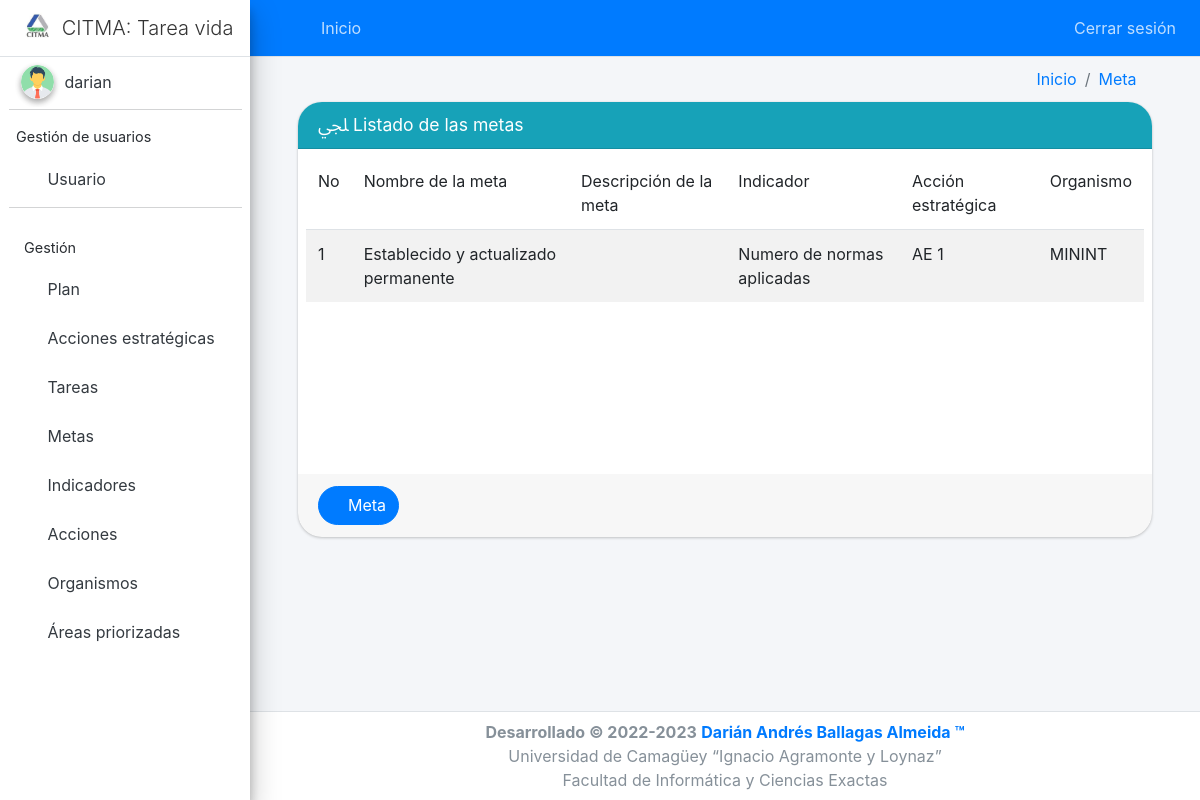
/meta/list/ (signed in), run on the app's committed database.
### apps/user/models.py (models this page shows, shortened)
class Usuario(AbstractUser):
    role = models.CharField(max_length=50, choices=(
        ('client', 'Cliente'),
        ('admin', 'Administrador'),
        ('jefe_proyecto', 'Jefe de Proyecto'),
    ), verbose_name='Rol', null=True, blank=True, default='client')
    REQUIRED_FIELDS = ['role']

### apps/sigma_metas/models.py (models this page shows, shortened)
class Meta(models.Model):
    nombre = models.CharField(max_length=200, verbose_name='Nombre de la Meta')
    descripcion = models.TextField(max_length=500, blank = True, verbose_name='Descripción de la meta')
    indicador_id = models.ForeignKey('Indicador', on_delete=models.CASCADE, null=True, blank=True,
                                     verbose_name='Indicadores')
    acciones_estrategica_id = models.ForeignKey('AccionEstrategica', on_delete=models.CASCADE, null=True, blank=True,
                                                verbose_name='Acciones')
    organismo_id = models.ForeignKey('Organismo', on_delete=models.CASCADE, null=True, blank=True, verbose_name='Organismo')
    class Meta:
        db_table = 'TB_Meta'
        default_permissions = []
        permissions = ()
        ordering = ['-id']

class Indicador(models.Model):
    nombre = models.CharField(max_length=200, verbose_name='Nombre del Indicador')
    descripcion = models.TextField(max_length=500, blank = True, verbose_name='Descripción del indicador')
    unidad_medida = models.CharField(max_length=200, verbose_name='U/M')
    class Meta:
        db_table = 'TB_Indicador'
        default_permissions = []
        permissions = ()
        ordering = ['-id']

class AccionEstrategica(models.Model):
    nombre = models.CharField(max_length=200, verbose_name='Nombre de la Acción Estratégica')
    descripcion = models.TextField(max_length=500, verbose_name='Descripción de la acción estratégica')
    class Meta:
        db_table = 'TB_AccionEstrategica'
        default_permissions = []
        permissions = ()
        ordering = ['-id']

class Organismo(models.Model):
    nombre = models.CharField(max_length=200, verbose_name='Nombre del Organismo')
    descripcion = models.TextField(max_length=500, blank = True, verbose_name='Descripción del organismo')
    class Meta:
        db_table = 'TB_Organismo'
        default_permissions = []
        permissions = ()
        ordering = ['-id']

### apps/sigma_metas/views/meta.py (the view)
# urls.py: path('meta/list/', MetaListView.as_view(), name='meta_list'),
class MetaListView(LoginRequiredMixin,ListView):
    model = Meta
    template_name = 'meta/meta_list.html'
    queryset = Meta.objects.all()
    success_url = reverse_lazy('sigma:meta_list')
    def get_context_data(self, **kwargs):
        context = super().get_context_data(**kwargs)
        context['create_url'] = reverse_lazy('sigma:meta_create')
        context['entity'] = 'Meta'
        context['title'] = 'Listado de las metas'
        return context

### apps/sigma_metas/templates/meta/meta_list.html (shortened to what this page needs)
{% extends 'base_list.html' %}
{% load static %}
{% block columns %}
    <td>No</td>
    <td>Nombre de la meta</td>
    <td>Descripción de la meta</td>
    <td>Indicador</td>
    <td>Acción estratégica</td>
    <td>Organismo</td>
{% endblock %}
{% block rows %}
    {% if object_list %}
        {% for obj in object_list %}
            <tr>
                <td>{{ obj.pk }}</td>
                <td>{{ obj.nombre }}</td>
                <td>{{ obj.descripcion }}</td>
                {% if obj.indicador_id is not None %}
                <td>{{ obj.indicador_id.nombre }}</td>
                {% else %}
                <td>No tiene indicador</td>
                {% endif %}
                {% if obj.acciones_estrategica_id is not None %}
                <td>{{ obj.acciones_estrategica_id.nombre }}</td>
                {% else %}
                <td>No tiene accion estrategica a la que responde</td>
                {% endif %}
                {% if obj.organismo_id is not None %}
                <td>{{ obj.organismo_id.nombre }}</td>
                {% else %}
                <td>No tiene organismo involucrado</td>
                {% endif %}
            </tr>
        {% endfor %}
    {% else %}
        <tr>
            <td> No hay datos para mostrar</td>
        </tr>
    {% endif %}
{% endblock %}

### templates/sidebar.html (shortened to what this page needs)
{% load static %}
<aside class="main-sidebar sidebar-light-primary elevation-4">
    <a href="#" class="brand-link">
        <img src="{% static 'img/citma_logo.jpeg' %}"
             alt="AdminLTE Logo"
             class="brand-image img-circle"
             style="opacity: .8">
        <span class="brand-text font-weight-light">CITMA: Tarea vida</span>
    </a>
    <div class="sidebar">
        {% if request.user.is_authenticated %}
            <div class="user-panel py-2  d-flex">
                <div class="image">
                    <img src="{% if request.user.get_image %}{{ request.user.get_image }}
                            {% else %}{% static 'img/user2.png' %}{% endif %}"
                         class="img-circle elevation-2" alt="User Image">
                </div>
                <div class="info">
                    <a href="#" class="d-block">{{ request.user.username }}</a>
                </div>
            </div>
            <div class="rayita-light"></div>
            <nav class="mt-2">
                <ul class="nav nav-pills nav-sidebar flex-column" data-widget="treeview" role="menu"
                    data-accordion="false">
                    {% if request.user.role == 'admin' %}
                        <li class="nav-header">Gestión de usuarios</li>
                        <li class="nav-item">
                            <a href="{% url 'user:user_list' %}" class="nav-link incidencia-sidebar">
                                <i class="nav-icon mdi mdi-circle "></i>
                                <p>
                                    Usuario
                                </p>
                            </a>
                        </li>
                        <div class="rayita-light"></div>
                    {% endif %}
                    <li class="nav-header" href="{% url 'sigma:plan_list' %}" >Gestión</li>
                    <li class="nav-item">
                        <a href="{% url 'sigma:plan_list' %}" class="nav-link incidencia-sidebar">
                            <i class="nav-icon mdi mdi-circle "></i>
                            <p>
                                Plan
                            </p>
                        </a>
                    </li>
                    <li class="nav-item">
                        <a href="{% url 'sigma:accion_estrategica_list' %}" class="nav-link incidencia-sidebar">
                            <i class="nav-icon mdi mdi-circle "></i>
                            <p>
                                Acciones estratégicas
                            </p>
                        </a>
                    </li>
                    <li class="nav-item">
                        <a href="{% url 'sigma:tarea_list' %}" class="nav-link incidencia-sidebar">
                            <i class="nav-icon mdi mdi-circle "></i>
                            <p>
                                Tareas
                            </p>
                        </a>
                    </li>
                    <li class="nav-item">
                        <a href="{% url 'sigma:meta_list' %}" class="nav-link incidencia-sidebar">
                            <i class="nav-icon mdi mdi-circle "></i>
                            <p>
                                Metas
                            </p>
                        </a>
                    </li>
                    <li class="nav-item">
                        <a href="{% url 'sigma:indicador_list' %}" class="nav-link incidencia-sidebar">
                            <i class="nav-icon mdi mdi-circle "></i>
                            <p>
                                Indicadores
                            </p>
                        </a>
                    </li>
                    <li class="nav-item">
                        <a href="{% url 'sigma:accion_list' %}" class="nav-link incidencia-sidebar">
                            <i class="nav-icon mdi mdi-circle "></i>
                            <p>
                                Acciones
                            </p>
                        </a>
                    </li>
                    <li class="nav-item">
                        <a href="{% url 'sigma:organismo_list' %}" class="nav-link incidencia-sidebar">
                            <i class="nav-icon mdi mdi-circle "></i>
                            <p>
                                Organismos
                            </p>
                        </a>
                    </li>
                    <li class="nav-item">
                        <a href="{% url 'sigma:area_list' %}" class="nav-link incidencia-sidebar">
                            <i class="nav-icon mdi mdi-circle "></i>
                            <p>
                            Áreas priorizadas
                            </p>
                        </a>
                    </li>
                </ul>
            </nav>
        {% endif %}
    </div>
</aside>

### static/css/mystyle.css (style rules this page uses)
a.nav-link { border-radius: 0 2rem 2rem 0 !important; }
a.brand-link img { margin-left: .5rem; }
.main-sidebar { width: 250px; }
.rayita, .rayita-light { margin: 2px 0 2px 1px; }
.rayita-light { border-top: 1px solid #d3d4d5; }

### data on the page
Usuario: user.username "darian"
Meta: pk "1", nombre "Establecido y actualizado permanente", indicador_id.nombre "Numero de normas aplicadas", acciones_estrategica_id.nombre "AE 1", organismo_id.nombre "MININT"

### other printed values
{{ entity }} "Meta"
{{ title }} "Listado de las metas"
